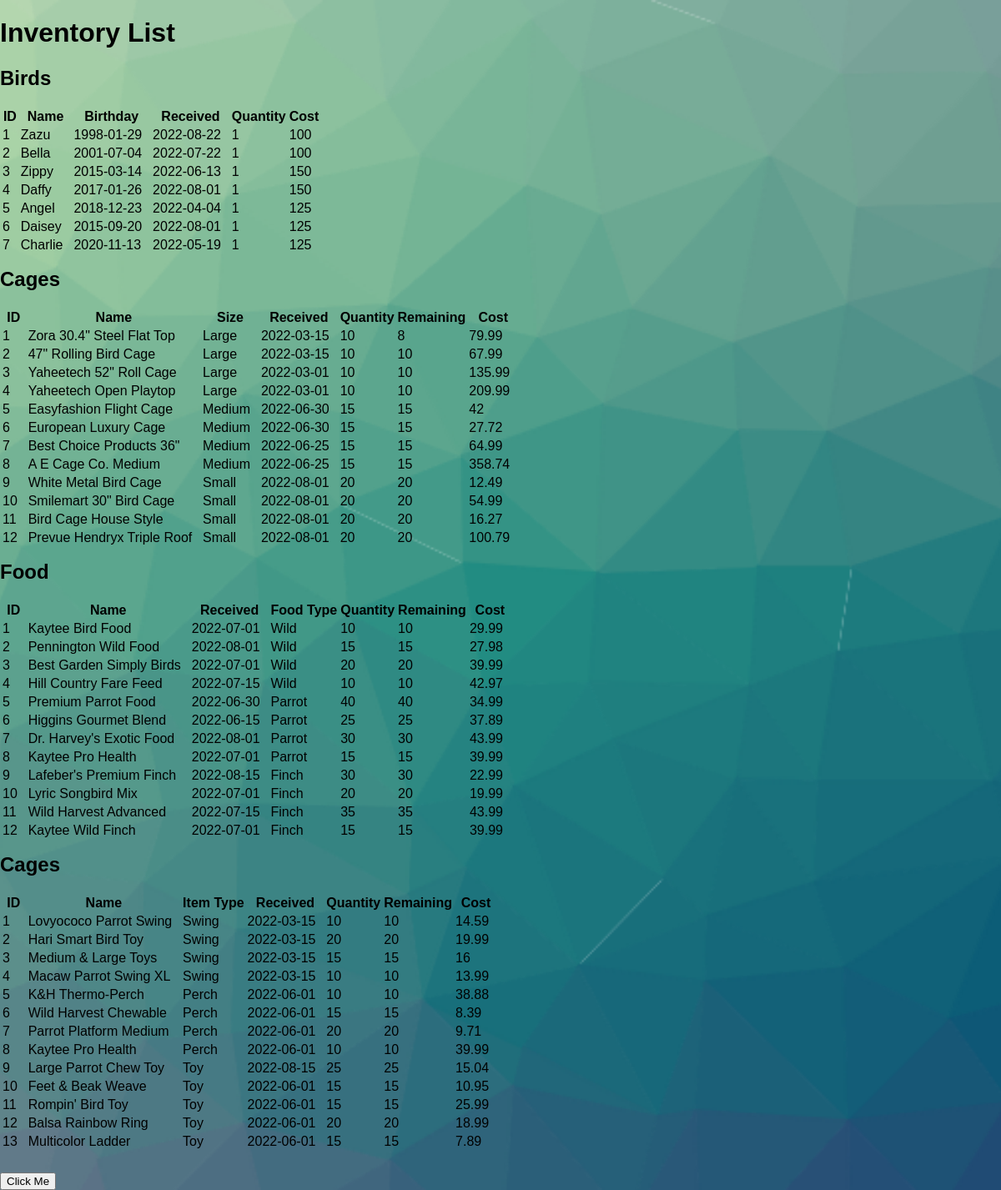
Page /employee.php on the committed database.
### tables this page shows
CREATE TABLE `birds` (
  `id` int(11) NOT NULL,
  `name` varchar(255) NOT NULL,
  `birthday` date DEFAULT NULL,
  `date_received` date DEFAULT NULL,
  `cost` float NOT NULL,
  `quantity` int(11) NOT NULL,
  `image` text NOT NULL
);

CREATE TABLE `cages` (
  `id` int(11) NOT NULL,
  `name` varchar(255) NOT NULL,
  `cost` float NOT NULL,
  `size` varchar(255) NOT NULL,
  `date_received` date NOT NULL,
  `quantity` int(11) NOT NULL,
  `remaining` int(11) NOT NULL
);

CREATE TABLE `food` (
  `id` int(11) NOT NULL,
  `name` varchar(255) NOT NULL,
  `cost` float NOT NULL,
  `quantity` int(11) NOT NULL,
  `food_type` varchar(255) DEFAULT NULL,
  `date_received` date NOT NULL,
  `remaining` int(11) NOT NULL
);

CREATE TABLE `toys` (
  `id` int(11) NOT NULL,
  `name` varchar(255) NOT NULL,
  `cost` float NOT NULL,
  `quantity` int(11) NOT NULL,
  `item_type` varchar(255) NOT NULL,
  `date_received` date NOT NULL,
  `remaining` int(11) NOT NULL
);

### src/employee.php (the view, shortened to what this page needs)
<?php
$mysqli = new mysqli('localhost', 'mcgratr1','Thompson16!','mcgratr1_Test');
$sql = 'select * from birds';
$sql1 = 'select * from cages';
$sql2 = 'select * from food';
$sql3 = 'select * from toys';
$result = $mysqli->query($sql);
$result1 = $mysqli->query($sql1);
$result2 = $mysqli->query($sql2);
$result3 = $mysqli->query($sql3);
?>
<!DOCTYPE html>
<html lang="en">
<head>
    <link rel="stylesheet" href="customer/CSS/index.css">
</head>
<body>
<h1>Inventory List</h1>
<h2>Birds</h2>
<table>
    <tr style="border: 1px solid black">
        <th>ID</th>
        <th>Name</th>
        <th>Birthday</th>
        <th>Received</th>
        <th>Quantity</th>
        <th>Cost</th>
    </tr>
    <?php
    while ($rows=$result->fetch_assoc())
    {
        ?>
        <tr style="">
            <td class="entries"><?php echo $rows['id']. '&nbsp;&nbsp;'?></td>
            <td class="entries"><?php echo $rows['name']. '&nbsp;&nbsp;';?></td>
            <td class="entries"><?php echo $rows['birthday'] . '&nbsp;&nbsp; ';?></td>
            <td class="entries"><?php echo $rows['date_received']. '&nbsp;&nbsp; ';?></td>
            <td class="entries"><?php echo $rows['quantity']. '&nbsp;&nbsp; ';?></td>
            <td class="entries"><?php echo $rows['cost']. '&nbsp;&nbsp; ';?></td>
        </tr>
        <?php
    }
    ?>
</table>
<h2>Cages</h2>
<table>
    <tr>
        <th>ID</th>
        <th>Name</th>
        <th>Size</th>
        <th>Received</th>
        <th>Quantity</th>
        <th>Remaining</th>
        <th>Cost</th>
    </tr>
    <?php
    while ($rows1=$result1->fetch_assoc())
    {
        ?>
        <tr>
            <td class="entries"><?php echo $rows1['id']. '&nbsp;&nbsp; ';?></td>
            <td class="entries"><?php echo $rows1['name']. '&nbsp;&nbsp; ';?></td>
            <td class="entries"><?php echo $rows1['size']. '&nbsp;&nbsp; ';?></td>
            <td class="entries"><?php echo $rows1['date_received']. '&nbsp;&nbsp; ';?></td>
            <td class="entries"><?php echo $rows1['quantity']. '&nbsp;&nbsp; ';?></td>
            <td class="entries"><?php echo $rows1['remaining']. '&nbsp;&nbsp; ';?></td>
            <td class="entries"><?php echo $rows1['cost']. '&nbsp;&nbsp; ';?></td>
        </tr>
        <?php
    }
    ?>
</table>
<h2>Food</h2>
<table>
    <tr>
        <th>ID</th>
        <th>Name</th>
        <th>Received</th>
        <th>Food Type</th>
        <th>Quantity</th>
        <th>Remaining</th>
        <th>Cost</th>
    </tr>
    <?php
    while ($rows2=$result2->fetch_assoc())
    {
        ?>
        <tr>
            <td class="entries"><?php echo $rows2['id']. '&nbsp;&nbsp; ';?></td>
            <td class="entries"><?php echo $rows2['name']. '&nbsp;&nbsp; ';?></td>
            <td class="entries"><?php echo $rows2['date_received']. '&nbsp;&nbsp; ';?></td>
            <td class="entries"><?php echo $rows2['food_type']. '&nbsp;&nbsp; ';?></td>
            <td class="entries"><?php echo $rows2['quantity']. '&nbsp;&nbsp; ';?></td>
            <td class="entries"><?php echo $rows2['remaining']. '&nbsp;&nbsp; ';?></td>
            <td class="entries"><?php echo $rows2['cost']. '&nbsp;&nbsp; ';?></td>
        </tr>
        <?php
    }
    ?>
</table>
<h2>Cages</h2>
<table style="padding-bottom: 25px;">
    <tr>
        <th>ID</th>
        <th>Name</th>
        <th>Item Type</th>
        <th>Received</th>
        <th>Quantity</th>
        <th>Remaining</th>
        <th>Cost</th>
    </tr>
    <?php
    while ($rows3=$result3->fetch_assoc())
    {
        ?>
        <tr>
            <td class="entries"><?php echo $rows3['id']. '&nbsp;&nbsp; ';?></td>
            <td class="entries"><?php echo $rows3['name']. '&nbsp;&nbsp; ';?></td>
            <td class="entries"><?php echo $rows3['item_type']. '&nbsp;&nbsp; ';?></td>
            <td class="entries"><?php echo $rows3['date_received']. '&nbsp;&nbsp; ';?></td>
            <td class="entries"><?php echo $rows3['quantity']. '&nbsp;&nbsp; ';?></td>
            <td class="entries"><?php echo $rows3['remaining']. '&nbsp;&nbsp; ';?></td>
            <td class="entries"><?php echo $rows3['cost']. '&nbsp;&nbsp; ';?></td>
        </tr>
        <?php
    }
    ?>
</table>
<button type="submit">Click Me</button>
</body>
</html>

### src/customer/CSS/index.css (style rules this page uses)
html { background: url(../Images/indexImages/background.jpg) no-repeat center center fixed; -webkit-background-size: cover; -moz-background-size: cover; -o-background-size: cover; background-size: cover; }
* { box-sizing: border-box }
body { font-family: Verdana, sans-serif; margin: 0 }

### src/employee.php (style rules this page uses)
h2 { margin-top: 15px; }
td { margin: 5px; }
.entries { margin: 5px; }

### rows in the picture
birds: id "1", name "Zazu", birthday "1998-01-29", date_received "2022-08-22", quantity "1", cost "100"
birds: id "2", name "Bella", birthday "2001-07-04", date_received "2022-07-22", quantity "1", cost "100"
birds: id "3", name "Zippy", birthday "2015-03-14", date_received "2022-06-13", quantity "1", cost "150"
birds: id "4", name "Daffy", birthday "2017-01-26", date_received "2022-08-01", quantity "1", cost "150"
birds: id "5", name "Angel", birthday "2018-12-23", date_received "2022-04-04", quantity "1", cost "125"
birds: id "6", name "Daisey", birthday "2015-09-20", date_received "2022-08-01", quantity "1", cost "125"
birds: id "7", name "Charlie", birthday "2020-11-13", date_received "2022-05-19", quantity "1", cost "125"
cages: id "1", name "Zora 30.4\" Steel Flat Top", size "Large", date_received "2022-03-15", quantity "10", remaining "8", cost "79.99"
cages: id "2", name "47\" Rolling Bird Cage", size "Large", date_received "2022-03-15", quantity "10", remaining "10", cost "67.99"
cages: id "3", name "Yaheetech 52\" Roll Cage", size "Large", date_received "2022-03-01", quantity "10", remaining "10", cost "135.99"
cages: id "4", name "Yaheetech Open Playtop", size "Large", date_received "2022-03-01", quantity "10", remaining "10", cost "209.99"
cages: id "5", name "Easyfashion Flight Cage", size "Medium", date_received "2022-06-30", quantity "15", remaining "15", cost "42"
cages: id "6", name "European Luxury Cage", size "Medium", date_received "2022-06-30", quantity "15", remaining "15", cost "27.72"
cages: id "7", name "Best Choice Products 36\"", size "Medium", date_received "2022-06-25", quantity "15", remaining "15", cost "64.99"
cages: id "8", name "A E Cage Co. Medium", size "Medium", date_received "2022-06-25", quantity "15", remaining "15", cost "358.74"
cages: id "9", name "White Metal Bird Cage", size "Small", date_received "2022-08-01", quantity "20", remaining "20", cost "12.49"
cages: id "10", name "Smilemart 30\" Bird Cage", size "Small", date_received "2022-08-01", quantity "20", remaining "20", cost "54.99"
cages: id "11", name "Bird Cage House Style", size "Small", date_received "2022-08-01", quantity "20", remaining "20", cost "16.27"
cages: id "12", name "Prevue Hendryx Triple Roof", size "Small", date_received "2022-08-01", quantity "20", remaining "20", cost "100.79"
food: id "1", name "Kaytee Bird Food", date_received "2022-07-01", food_type "Wild", quantity "10", remaining "10", cost "29.99"
food: id "2", name "Pennington Wild Food", date_received "2022-08-01", food_type "Wild", quantity "15", remaining "15", cost "27.98"
food: id "3", name "Best Garden Simply Birds", date_received "2022-07-01", food_type "Wild", quantity "20", remaining "20", cost "39.99"
food: id "4", name "Hill Country Fare Feed", date_received "2022-07-15", food_type "Wild", quantity "10", remaining "10", cost "42.97"
food: id "5", name "Premium Parrot Food", date_received "2022-06-30", food_type "Parrot", quantity "40", remaining "40", cost "34.99"
food: id "6", name "Higgins Gourmet Blend", date_received "2022-06-15", food_type "Parrot", quantity "25", remaining "25", cost "37.89"
food: id "7", name "Dr. Harvey's Exotic Food", date_received "2022-08-01", food_type "Parrot", quantity "30", remaining "30", cost "43.99"
food: id "8", name "Kaytee Pro Health", date_received "2022-07-01", food_type "Parrot", quantity "15", remaining "15", cost "39.99"
food: id "9", name "Lafeber's Premium Finch", date_received "2022-08-15", food_type "Finch", quantity "30", remaining "30", cost "22.99"
food: id "10", name "Lyric Songbird Mix", date_received "2022-07-01", food_type "Finch", quantity "20", remaining "20", cost "19.99"
food: id "11", name "Wild Harvest Advanced", date_received "2022-07-15", food_type "Finch", quantity "35", remaining "35", cost "43.99"
food: id "12", name "Kaytee Wild Finch", date_received "2022-07-01", food_type "Finch", quantity "15", remaining "15", cost "39.99"
toys: id "1", name "Lovyococo Parrot Swing", item_type "Swing", date_received "2022-03-15", quantity "10", remaining "10", cost "14.59"
toys: id "2", name "Hari Smart Bird Toy", item_type "Swing", date_received "2022-03-15", quantity "20", remaining "20", cost "19.99"
toys: id "3", name "Medium & Large Toys", item_type "Swing", date_received "2022-03-15", quantity "15", remaining "15", cost "16"
toys: id "4", name "Macaw Parrot Swing XL", item_type "Swing", date_received "2022-03-15", quantity "10", remaining "10", cost "13.99"
toys: id "5", name "K&H Thermo-Perch", item_type "Perch", date_received "2022-06-01", quantity "10", remaining "10", cost "38.88"
toys: id "6", name "Wild Harvest Chewable", item_type "Perch", date_received "2022-06-01", quantity "15", remaining "15", cost "8.39"
toys: id "7", name "Parrot Platform Medium", item_type "Perch", date_received "2022-06-01", quantity "20", remaining "20", cost "9.71"
toys: id "8", name "Kaytee Pro Health", item_type "Perch", date_received "2022-06-01", quantity "10", remaining "10", cost "39.99"
toys: id "9", name "Large Parrot Chew Toy", item_type "Toy", date_received "2022-08-15", quantity "25", remaining "25", cost "15.04"
toys: id "10", name "Feet & Beak Weave", item_type "Toy", date_received "2022-06-01", quantity "15", remaining "15", cost "10.95"
toys: id "11", name "Rompin' Bird Toy", item_type "Toy", date_received "2022-06-01", quantity "15", remaining "15", cost "25.99"
toys: id "12", name "Balsa Rainbow Ring", item_type "Toy", date_received "2022-06-01", quantity "20", remaining "20", cost "18.99"
toys: id "13", name "Multicolor Ladder", item_type "Toy", date_received "2022-06-01", quantity "15", remaining "15", cost "7.89"
